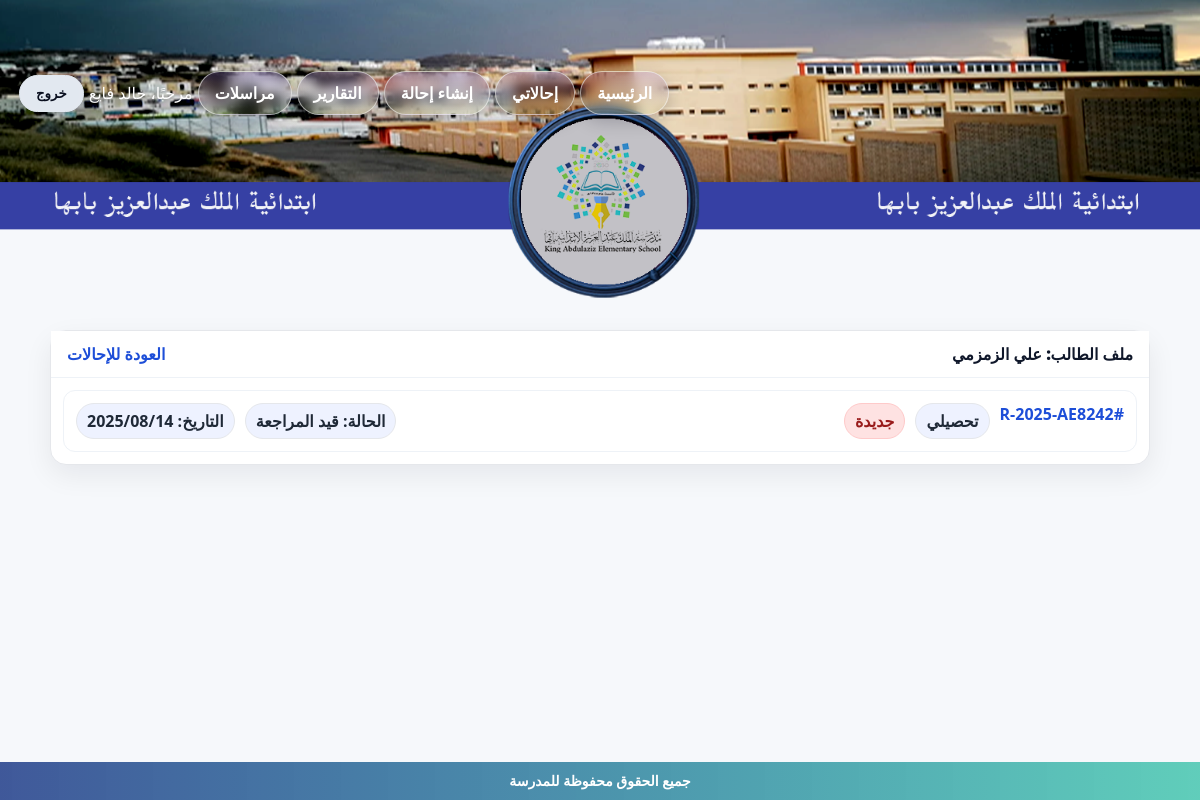
The page /referrals/student/علي-الزمزمي/ (signed in) on the database as committed earlier.
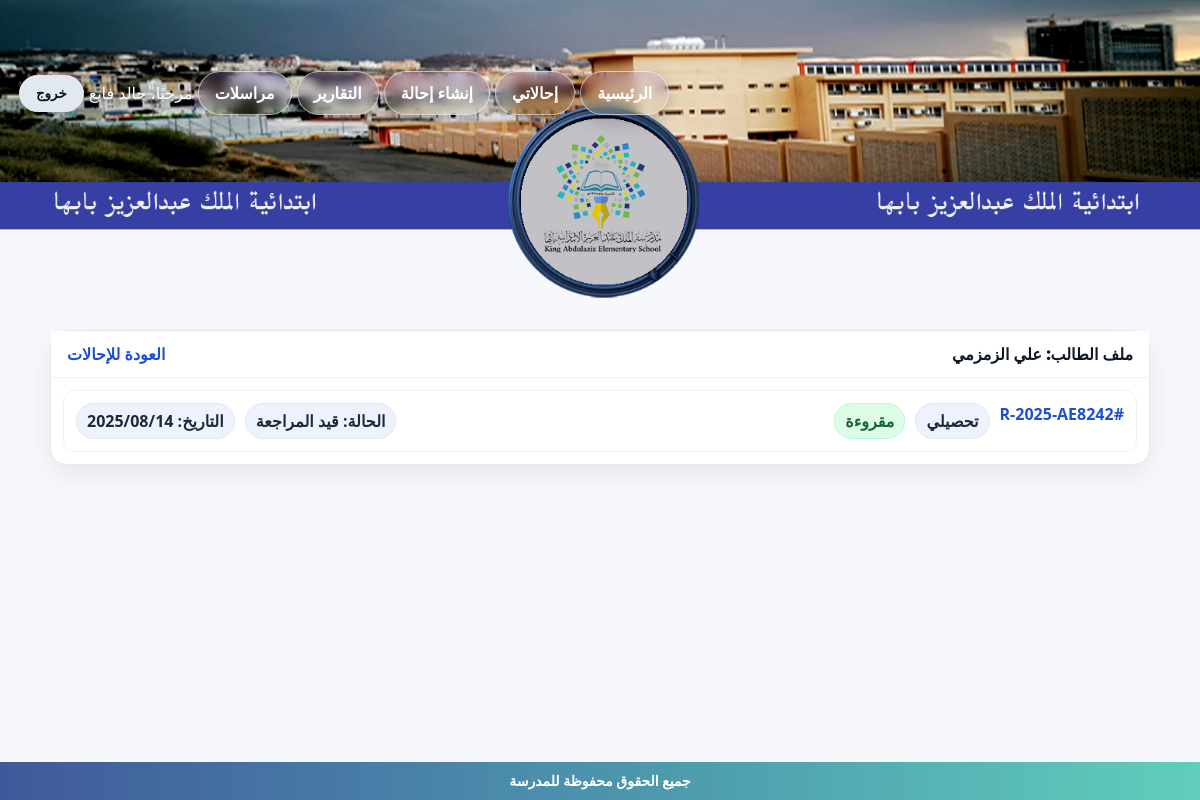
The same page on the database as committed later.
### referrals/models.py (models this page shows, shortened)
class Referral(models.Model):
    STATUS_CHOICES = [
        ("NEW", "جديدة"),
        ("UNDER_REVIEW", "قيد المراجعة"),
        ("SENT_TO_DEPUTY", "محالة لوكيل"),
        ("CLOSED", "مغلقة"),
    ]
    TYPE_CHOICES = [
        ("behavior", "سلوكي"),
        ("academic", "تحصيلي"),
        ("health", "صحي"),
        ("other", "أخرى"),
    ]
    GRADE_CHOICES = [(str(i), f"الصف {i}") for i in range(1, 13)]
    reference = models.CharField("المرجع", max_length=20, default=generate_reference, unique=True, editable=False)
    student_name = models.CharField("اسم الطالب", max_length=120)
    student_key = models.CharField("معرّف الطالب", max_length=180, blank=True, db_index=True)
    grade = models.CharField("الصف", max_length=2, choices=GRADE_CHOICES)
    referral_type = models.CharField("نوع الإحالة", max_length=20, choices=TYPE_CHOICES)
    details = models.TextField("التفاصيل")
    status = models.CharField("الحالة", max_length=20, choices=STATUS_CHOICES, default="NEW")
    created_by = models.ForeignKey(User, verbose_name="أنشأها", on_delete=models.CASCADE, related_name="created_referrals")
    assignee = models.ForeignKey(User, verbose_name="المكلّف", on_delete=models.SET_NULL, null=True, blank=True, related_name="assigned_referrals")
    is_opened_by_assignee = models.BooleanField("فُتحت من المكلّف", default=False, db_index=True)
    has_reply = models.BooleanField("يوجد رد", default=False, db_index=True)
    created_at = models.DateTimeField("أُنشئت في", auto_now_add=True)
    updated_at = models.DateTimeField("آخر تحديث", auto_now=True)
    class Meta:
        verbose_name = "إحالة"
        verbose_name_plural = "إحالات"
        ordering = ["-created_at"]
    @property
    def is_new_flag(self):
        return not self.has_reply
    @property
    def is_read_flag(self):
        return bool(self.is_opened_by_assignee and self.has_reply)

### referrals/views.py (the view)
# urls.py: path("student/<str:key>/", views.student_file, name="student_file"),
@login_required
def student_file(request, key: str):
    if _is_manager(request.user):
        visible_qs = Referral.objects.all().order_by("-created_at")
    else:
        visible_qs = Referral.objects.filter(Q(created_by=request.user) | Q(assignee=request.user)).order_by("-created_at")
    visible = list(visible_qs)
    for r in visible: _ensure_student_key(r)
    items = [r for r in visible if getattr(r, "student_key", "") == key]
    student_name = items[0].student_name if items else ""
    intake_map = {}
    if HAS_COUNSELOR:
        for r in items:
            try:
                intake = getattr(r, "counselor_intake", None)
                if intake:
                    intake_map[r.pk] = _counselor_summary_struct(intake)
            except Exception:
                pass
    if HAS_COUNSELOR:
        for r in items:
            try:
                intake = getattr(r, "counselor_intake", None)
                r.counselor_summary = _counselor_summary_struct(intake) if intake else []
            except Exception:
                r.counselor_summary = []
    return render(request, "referrals/student_file.html", {
        "student_name": student_name, "items": items, "key": key,
        "intake_map": intake_map, "HAS_COUNSELOR": HAS_COUNSELOR,
    })

### referrals/context_processors.py (called while the page is built)
def active_news_ticker(request):
    try:
        obj = NewsTicker.objects.filter(is_active=True).order_by("-created_at").first()
        if obj and obj.is_visible:
            return {"news_ticker": obj}
    except Exception:
        pass
    return {"news_ticker": None}

### referrals/models.py (called while the page is built)
    @property
    def is_visible(self):
        now = timezone.now()
        if not self.is_active:
            return False
        if self.starts_at and now < self.starts_at:
            return False
        if self.ends_at and now > self.ends_at:
            return False
        return True

### referrals/views.py (called while the page is built)
def _is_manager(user):
    try:
        return bool(user.is_staff or (getattr(user, "profile", None) and user.profile.role == "مدير المدرسة"))
    except Profile.DoesNotExist:
        return bool(user.is_staff)

def _display(v):
    if v is True: return "نعم"
    if v is False or v == "False": return "لا"
    return v

def _get_label(obj, field):
    try:
        return obj._meta.get_field(field).verbose_name
    except Exception:
        return field

def _mk_pair(obj, field):
    val = _get_value(obj, field)
    if val in (None, "", False):
        return None
    return (_get_label(obj, field), _display(val))

### templates/referrals/student_file.html (shortened to what this page needs)
{% load static %}
<!doctype html>
<html lang="ar" dir="rtl">
<head>
</head>
<body>
{% include 'header.html' %}
<div class="wrap">
  <div class="card">
    <div style="padding:12px 16px;background:#fff;border-bottom:1px solid #eef2f7">
      <div class="row" style="justify-content:space-between;align-items:center">
        <div style="font-weight:1000">ملف الطالب: {{ student_name }}</div>
        <a class="link" href="{% url 'referrals:index' %}">العودة للإحالات</a>
      </div>
    </div>
    <div class="list">
      {% for r in items %}
        <div class="item">
          <div class="row">
            <a class="link" href="{% url 'referrals:detail' r.pk %}">#{{ r.reference }}</a>
            <span class="badge">{{ r.get_referral_type_display }}</span>
            {% if r.is_new_flag %}<span class="badge" style="background:#fee2e2;color:#991b1b;border-color:#fecaca">جديدة</span>{% elif r.is_read_flag %}<span class="badge" style="background:#dcfce7;color:#166534;border-color:#bbf7d0">مقروءة</span>{% endif %}
          </div>
          <div class="row">
            <span class="badge">الحالة: {{ r.get_status_display }}</span>
            <span class="badge">التاريخ: {{ r.created_at|date:"Y/m/d" }}</span>
          </div>
        </div>
      {% empty %}
        <div>لا توجد إحالات لهذا الطالب.</div>
      {% endfor %}
    </div>
  </div>
</div>
{% include 'footer.html' %}
</body>
</html>

Rows that differ between the two databases and show on the page:
changed Referral "تحصيلي": has_reply "جديدة" → "مقروءة"
